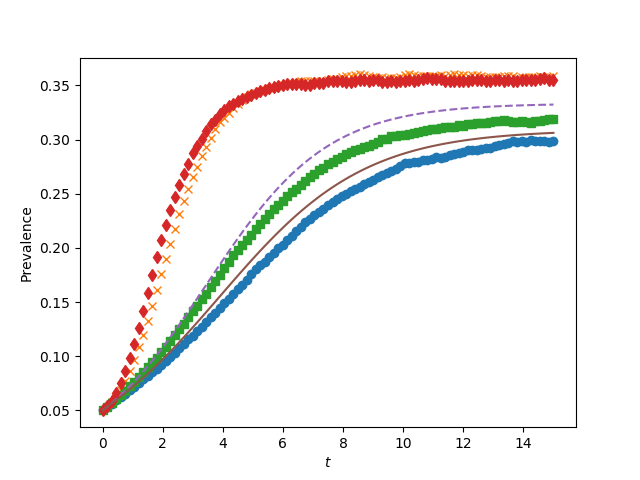

This chart was generated by the following Python code:
import EoN
import networkx as nx
import matplotlib.pyplot as plt
import scipy
import random

print(r"Warning, book says \tau=2\gamma/<K>, but it's really 1.5\gamma/<K>")
print(r"Warning - for the power law graph the text says k_{max}=110, but I believe it is 118.")

N=1000
gamma = 1.
iterations = 200
rho = 0.05
tmax = 15
tcount = 101

kave = 20


tau = 1.5*gamma/kave


def simulate_process(graph_function, iterations, tmax, tcount, rho, kave, tau, gamma, symbol):
    Isum = scipy.zeros(tcount)
    report_times = scipy.linspace(0,tmax,tcount)
    for counter in range(iterations):
        G = graph_function()
        t, S, I = EoN.fast_SIS(G, tau, gamma, rho=rho, tmax=tmax)
        I = EoN.subsample(report_times, t, I)
        Isum += I
    plt.plot(report_times, Isum*1./(N*iterations), symbol)

#regular
symbol = 'o'
graph_function = lambda : nx.configuration_model(N*[kave])
simulate_process(graph_function, iterations, tmax, tcount, rho, kave, tau, gamma, symbol)

#bimodal
symbol='x'
graph_function = lambda: nx.configuration_model([5,35]*int(N/2+0.01))
simulate_process(graph_function, iterations, tmax, tcount, rho, kave, tau, gamma, symbol)

#erdos-renyi
symbol = 's'
graph_function = lambda : nx.fast_gnp_random_graph(N, kave/(N-1.))
simulate_process(graph_function, iterations, tmax, tcount, rho, kave, tau, gamma, symbol)

symbol = 'd'
pl_kmax = 118
pl_kmin = 7
pl_alpha = 2.
Pk={}
for k in range(pl_kmin, pl_kmax+1):
    Pk[k] = k**(-pl_alpha)
valsum = sum(Pk.values())
for k in Pk.keys():
    Pk[k] /= valsum
    
#print sum(k*Pk[k] for k in Pk.keys())
def generate_sequence(Pk, N):
    while True:
        sequence = []
        for counter in range(N):
            r = random.random()
            for k in Pk.keys():
                if r< Pk[k]:
                    break
                else:
                    r-=Pk[k]
            sequence.append(k)
        if sum(sequence)%2==0:
            break        
    return sequence

graph_function = lambda : nx.configuration_model(generate_sequence(Pk,N))
simulate_process(graph_function, iterations, tmax, tcount, rho, kave, tau, gamma, symbol)

symbol = '--'
S0 = (1-rho)*N
I0 = rho*N
t, S, I = EoN.SIS_homogeneous_meanfield(S0, I0, kave, tau, gamma, tmax=tmax, tcount=tcount)
plt.plot(t, I/N, symbol)

symbol = '-'
S0 = (1-rho)*N
I0 = rho*N
SI0 = (1-rho)*N*kave*rho
SS0 = (1-rho)*N*kave*(1-rho)
t, S, I = EoN.SIS_homogeneous_pairwise(S0, I0, SI0, SS0, kave, tau, gamma, tmax=tmax, tcount=tcount)
plt.plot(t, I/N, symbol)

plt.xlabel('$t$')
plt.ylabel('Prevalence')
plt.savefig('fig4p11.png')